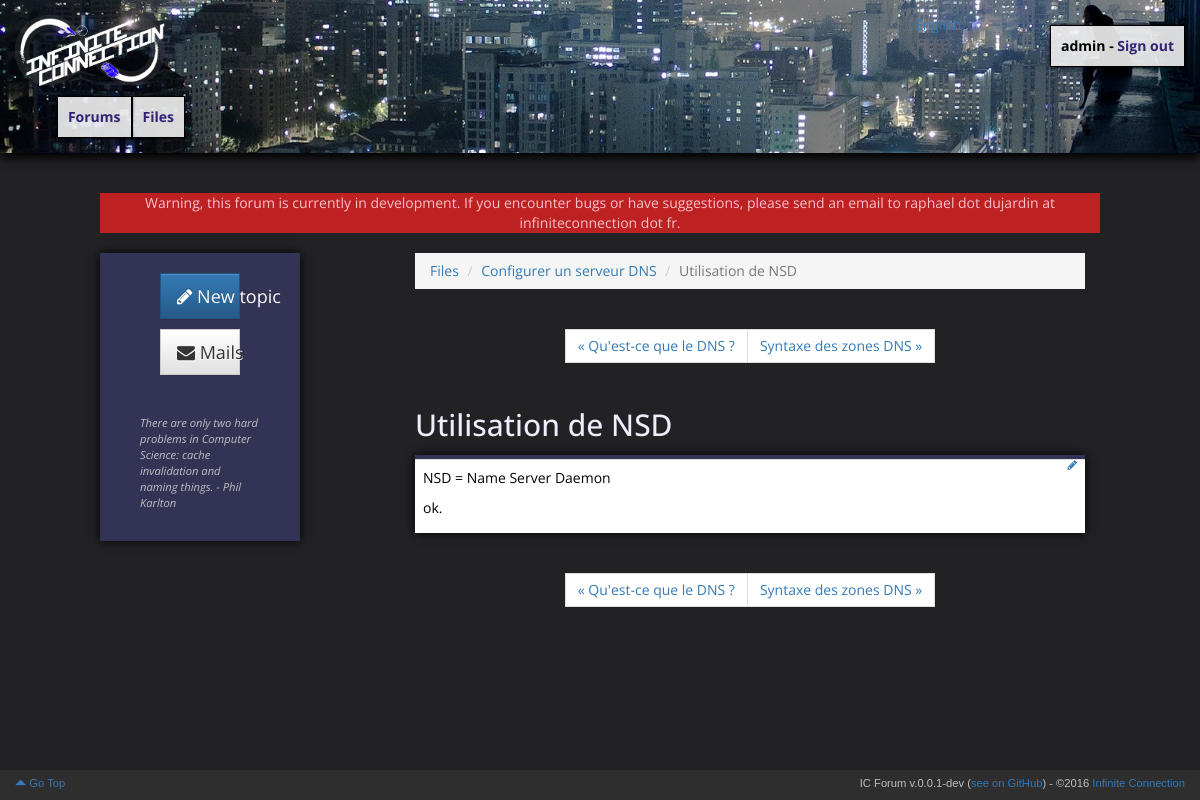
/files/chapter/2/ (signed in), run on the app's committed database.
### files/models.py (models this page shows)
class Chapter(models.Model):
	file = models.ForeignKey(File, related_name='chapters', verbose_name=_('File'))
	position = models.PositiveIntegerField(verbose_name=_('Position'))
	title = models.CharField(max_length=100, verbose_name=_('Title'))
	content = models.TextField(verbose_name=_('Content'))
	def __str__(self):
		return self.title

class File(models.Model):
	class Meta:
		permissions = (
			('create_edit_file', _('Can create and edit files')),
		)
	title = models.CharField(max_length=100, verbose_name=_('Title'))
	created = models.DateTimeField(auto_now_add=True, verbose_name=_('Created'))
	updated = models.DateTimeField(auto_now_add=True, verbose_name=_('Updated'))
	tags = models.ManyToManyField(Tag, verbose_name=_('Tags'))
	def __str__(self):
		return self.title

### files/views.py (the view)
# urls.py: url(r'^chapter/(?P<pk>\d+)/$', views.chapter, name='chapter'),
def chapter(request, pk, edit=0):
	chapter = get_object_or_404(Chapter.objects.all(), pk=pk)
	tags = chapter.file.tags.all()
	for tag in tags:
		if tag.only_for.all():
			allowed = False
			for allowed_group in tag.only_for.all():
				if allowed_group in request.user.groups.all():
					allowed = True
			if not allowed:
				return redirect(home)
	try:
		previous_chapter = Chapter.objects.get(file=chapter.file, position=chapter.position - 1)
	except ObjectDoesNotExist:
		previous_chapter = None
	try :
		next_chapter = Chapter.objects.get(file=chapter.file, position=chapter.position + 1)
	except ObjectDoesNotExist:
		next_chapter = None
	can_manage = request.user.has_perm('files.create_edit_file')
	if edit == '1' and can_manage:
		if request.method == 'GET':
			edit_chapter_form = ChapterForm(instance=chapter)
		else:
			edit_chapter_form = ChapterForm(request.POST)
			if edit_chapter_form.is_valid():
				chapter.content = sanitize_html(edit_chapter_form.cleaned_data['content'])
				chapter.file.updated = datetime.datetime.now()
				chapter.save()
				edit_chapter_form = None
	else:
		edit_chapter_form = None
	return _render(request, 'files/chapter.html', {
		'chapter': chapter,
		'previous_chapter': previous_chapter,
		'next_chapter': next_chapter,
		'can_manage': can_manage,
		'edit_chapter_form': edit_chapter_form,
	})

### users/common.py (called while the page is built)
def _render(request, template, extra):
	extra['ic_forum_version'] = settings.IC_FORUM_VERSION
	extra['signed_in_user'] = request.user.username if request.user.is_authenticated() else None
	extra['current_language'] = get_language()
	return render(request, template, extra)

### templates/files/chapter.html
{% extends "forum/_base.html" %}
{% load bootstrap3 %}
{% load i18n %}
{% block content %}
<div class="row">
	<div class="col-md-12">
		<ol class="breadcrumb">
			<li><a href="{% url 'list_files' %}">{% trans "Files" %}</a></li>
			<li><a href="{% url 'file' pk=chapter.file.pk %}">{{ chapter.file }}</a></li>
			<li class="active">{{ chapter }}</li>
		</ol>
	</div>
</div>
<div class="row">
	<div class="col-md-12">
		<nav class="chapter-nav" aria-label="Chapter navigation">
			<ul class="pagination">
				{% if previous_chapter %}
					<li><a href="{% url 'chapter' pk=previous_chapter.pk %}" aria-label="Previous"><span aria-hidden="true">&laquo; {{ previous_chapter }}</span></a></li>
				{% else %}
					<li><span class="default" aria-hidden="true">{{ chapter }}</span></li>
				{% endif %}
				{% if next_chapter %}
					<li><a href="{% url 'chapter' pk=next_chapter.pk %}" aria-label="Next"><span aria-hidden="true">{{ next_chapter }} &raquo;</span></a></li>
				{% else %}
					<li><span class="default" aria-hidden="true">{{ chapter }}</span></li>
				{% endif %}
			</ul>
		</nav>
	</div>
</div>
<div class="row">
	<div class="col-md-12">
		<div id="title">
			<h2>
				{{ chapter }}
			</h2>
		</div>
	</div>
</div>
<div class="row">
	<div class="col-md-12">
		<div class="panel panel-default">
			{% if edit_chapter_form %}
				<div class="panel-heading">{% trans "Editing" %}...<a class="pull-right" href="{% url 'chapter' pk=chapter.pk %}">{% trans "Cancel" %}</a></div>
				<div class="panel-body">
					<form action="" method="post" novalidate>
						{% csrf_token %}
						{% bootstrap_form edit_chapter_form %}
						{% buttons %}
							<button type="submit" class="btn btn-primary">
								<i class="fa fa-pencil" aria-hidden="true"></i> {% trans "Edit" %}
							</button>
						{% endbuttons %}
					</form>
				</div>
			{% else %}
				<div class="panel-heading small">
					{% if can_manage %}
						<a class="pull-right" href="{% url 'chapter' pk=chapter.pk edit=1 %}"><i class="fa fa-pencil" aria-hidden="true"></i></a>
					{% endif %}
				</div>
				<div class="panel-body">
					<div class="row">
						<div class="col-md-12"><div class="msg_body">{{ chapter.content |safe }}</div></div>
					</div>
				</div>
			{% endif %}
		</div>
	</div>
</div>
<div class="row">
	<div class="col-md-12">
		<nav class="chapter-nav" aria-label="Chapter navigation">
			<ul class="pagination">
				{% if previous_chapter %}
					<li><a href="{% url 'chapter' pk=previous_chapter.pk %}" aria-label="Previous"><span aria-hidden="true">&laquo; {{ previous_chapter }}</span></a></li>
				{% else %}
					<li><span aria-hidden="true">{{ chapter }}</span></li>
				{% endif %}
				{% if next_chapter %}
					<li><a href="{% url 'chapter' pk=next_chapter.pk %}" aria-label="Next"><span aria-hidden="true">{{ next_chapter }} &raquo;</span></a></li>
				{% else %}
					<li><span aria-hidden="true">{{ chapter }}</span></li>
				{% endif %}
			</ul>
		</nav>
	</div>
</div>
{% endblock %}

### templates/forum/_base.html (shortened to what this page needs)
{% load i18n %}
<!DOCTYPE html>
<html lang="en">
	<head>
		<link rel="stylesheet" href="https://maxcdn.bootstrapcdn.com/bootstrap/3.3.6/css/bootstrap.min.css">
		<link rel="stylesheet" href="https://maxcdn.bootstrapcdn.com/bootstrap/3.3.6/css/bootstrap-theme.min.css">
		<link rel="stylesheet" href="https://maxcdn.bootstrapcdn.com/font-awesome/4.6.3/css/font-awesome.min.css">
		<link rel="stylesheet" href="/static/prism.css">
		<link rel="stylesheet" href="/static/base.css" />
	</head>
	<body>
		<header class="container-fluid" style="background-image: url('/static/PgkkRd4.jpg'); background-position: 0px 340px;">
			<div class="row">
				<div class="col-md-2">
					<a href="{% url 'home' %}"><img src="/static/10narsh2.png" class="header_logo" alt="Infinite Connection" img-responsive" /></a>
					<span class="pull-right glass"><a href="{% url 'list_files' %}">{% trans "Files" %}</a></span>
					<span class="pull-right glass"><a href="{% url 'home' %}">{% trans "Forums" %}</a></span>
				</div>
				<div class="col-md-3 col-md-offset-7">
					{% if current_language == 'en-us' %}
						<span><a href="{% url 'set_language' lang='fr' %}">Français</a></span>
					{% else %}
						<span><a href="{% url 'set_language' lang='en' %}">English</a></span>
					{% endif %}
					{% if signed_in_user %}
						<span class="pull-right glass">{{ signed_in_user }} - <a href="{% url 'sign_out' %}?next={{ request.path }}">{% trans "Sign out" %}</a></span>
					{% else %}
						<a href="{% url 'sign_in' %}?next={{ request.path }}" class="pull-right glass">{% trans "Sign in" %}</a>
					{% endif %}
				</div>
			</div>
		</header>
		<div class="container-fluid" id="wrapper">
			<div class="row" id="main_disclaimer">
				<div class="col-md-10 col-md-offset-1 bg-danger">
					{% trans "Warning, this forum is currently in development. If you encounter bugs or have suggestions, please send an email to raphael dot dujardin at infiniteconnection dot fr." %}
				</div>
			</div>
	        <div class="row" id="content_wrapper">
	        	<aside class="col-md-2 col-md-offset-1" id="panel">
	        		{% block panel %}
		        		<div class="row">
		        			<div class="col-md-12 text-center">
		        				<a class="btn btn-primary btn-lg col-md-8 col-md-offset-2" href="{% url 'new_topic' %}" role="button"><i class="fa fa-pencil" aria-hidden="true"></i> {% trans "New topic" %}</a>
		        			</div>
		        		</div>
		        		{% if signed_in_user %}
			        		<div class="row">
			        			<div class="col-md-12 text-center">
			        				<a class="btn btn-default btn-lg col-md-8 col-md-offset-2" href="{% url 'mail' %}" role="button"><i class="fa fa-envelope" aria-hidden="true"></i> {% trans "Mails" %}</a>
			        			</div>
			        		</div>
			        	{% endif %}
		        	{% endblock %}
	        		<div class="row">
	        			<div class="col-md-12">
	        				<p id="quote_box">There are only two hard problems in Computer Science: cache invalidation and naming things. <span>- Phil Karlton</span></p>
	        			</div>
	        		</div>
	        	</aside>
	        	<div class="col-md-7 col-md-offset-1">
			        {% block content %}{% endblock %}
			    </div>
			</div>
	    </div>
	    <footer class="footer">
		    <div class="container-fluid">
				<div class="row">
					<p class="col-md-12" >
						<a href="#"><span class="glyphicon glyphicon-triangle-top" aria-hidden="true"></span> {% trans "Go Top" %}</a>
						<span class="pull-right">IC Forum v.{{ ic_forum_version }} (<a href="https://github/rdujardin/icforum">{% trans "see on GitHub" %}</a>) - &copy;2016 <a href="https://infiniteconnection.fr">Infinite Connection</a></span>
					</p>
				</div>
		    </div>
	    </footer>
	</body>
</html>

### static/base.css (style rules this page uses)
body { background-color: #222225; color: #eeeeff; font-family: 'Open Sans', sans-serif; }
* { border-radius: 0 !important; }
#title { margin-bottom: 1em; }
.panel { color: black; }
#wrapper { padding-bottom: 60px; }
#main_disclaimer { margin-bottom: 20px; text-align: center; }
#main_disclaimer .bg-danger { border-radius: 5px; background-color: rgba(255,34,34,0.7); color: pink; }
#panel { background-color: #333355; box-shadow: 0px 0px 10px black; color: silver; padding-top: 10px; padding-bottom: 10px; margin-bottom: 25px; }
#panel .row { margin: 10px; }
#quote_box { font-size: 0.8em; font-style: italic; margin-top: 30px; }
.footer { position: fixed; bottom: 0; width: 100%; height: 30px; background-color: rgba(51,51,51,0.8); color: silver; font-size: 0.8em; font-family: Lucida, sans-serif; padding-top: 5px; }
header { padding-top: 15px; padding-bottom: 15px; margin-top: 0; margin-bottom: 40px; background-color: #333333; box-shadow: 0px 5px 10px black; color: white; }
header .pull-right { margin-top: 10px; }
.glass { background-color: rgba(240, 240, 240, 0.9); border-radius: 10px; padding: 10px; border: 1px solid black; box-shadow: 0px 0px 3px black; font-weight: bold; color: black; }
.glass a { color: #332275; }
.header_logo { max-width: 150px; }
.small { font-size: 0.8em; }
.panel { border: 0; box-shadow: 0px 0px 10px black; }
.panel-heading { padding: 2px; padding-left: 8px; padding-right: 8px; background-color: #333355 !important; background-image: none !important; color: silver !important; }
.panel-body { padding: 8px; padding-bottom: 5px; overflow: auto; }
.chapter-nav { text-align: center; }

### data on the page
Chapter: file "Configurer un serveur DNS", title "Utilisation de NSD", content "NSD = Name Server Daemon ok."
Chapter: title "Qu'est-ce que le DNS ?"
Chapter: title "Syntaxe des zones DNS"

### other printed values
{{ signed_in_user }} "admin"
{{ ic_forum_version }} "0.0.1-dev"
